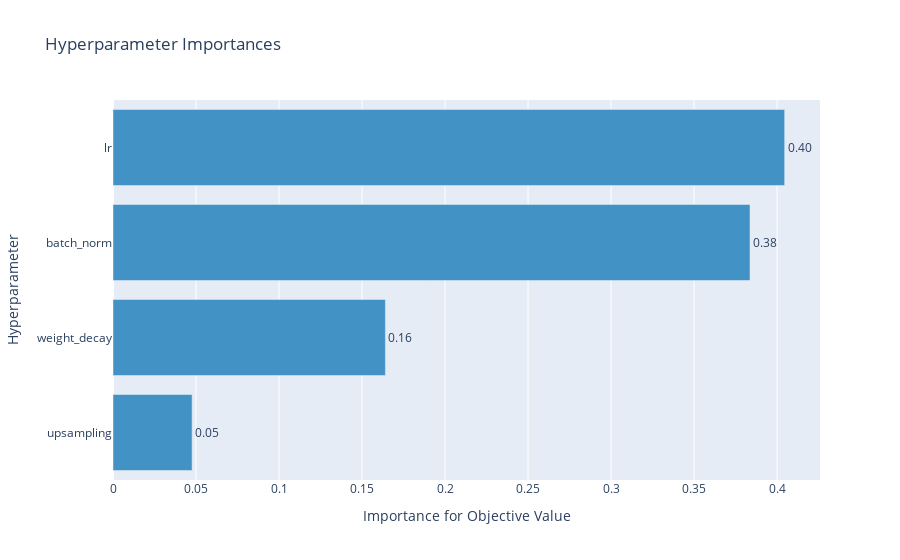

Source (notebook cell):
### Code cell
optuna.visualization.plot_param_importances(inliers)

### Figure 1 — Plotly figure (JSON) as saved in the notebook; plotly's stock layout.template omitted (floating-point values rounded to 4 significant figures)
{"data": [{"cliponaxis": false, "hovertemplate": ["upsampling (CategoricalDistribution): 0.04766016786373589<extra></extra>", "weight_decay (FloatDistribution): 0.16407139752095512<extra></extra>", "batch_norm (CategoricalDistribution): 0.38370154305211657<extra></extra>", "lr (FloatDistribution): 0.4045668915631925<extra></extra>"], "marker": {"color": "rgb(66,146,198)"}, "orientation": "h", "text": ["0.05", "0.16", "0.38", "0.40"], "textposition": "outside", "type": "bar", "x": [0.04766, 0.1641, 0.3837, 0.4046], "y": ["upsampling", "weight_decay", "batch_norm", "lr"]}], "layout": {"showlegend": false, "title": {"text": "Hyperparameter Importances"}, "xaxis": {"title": {"text": "Importance for Objective Value"}}, "yaxis": {"title": {"text": "Hyperparameter"}}}}
